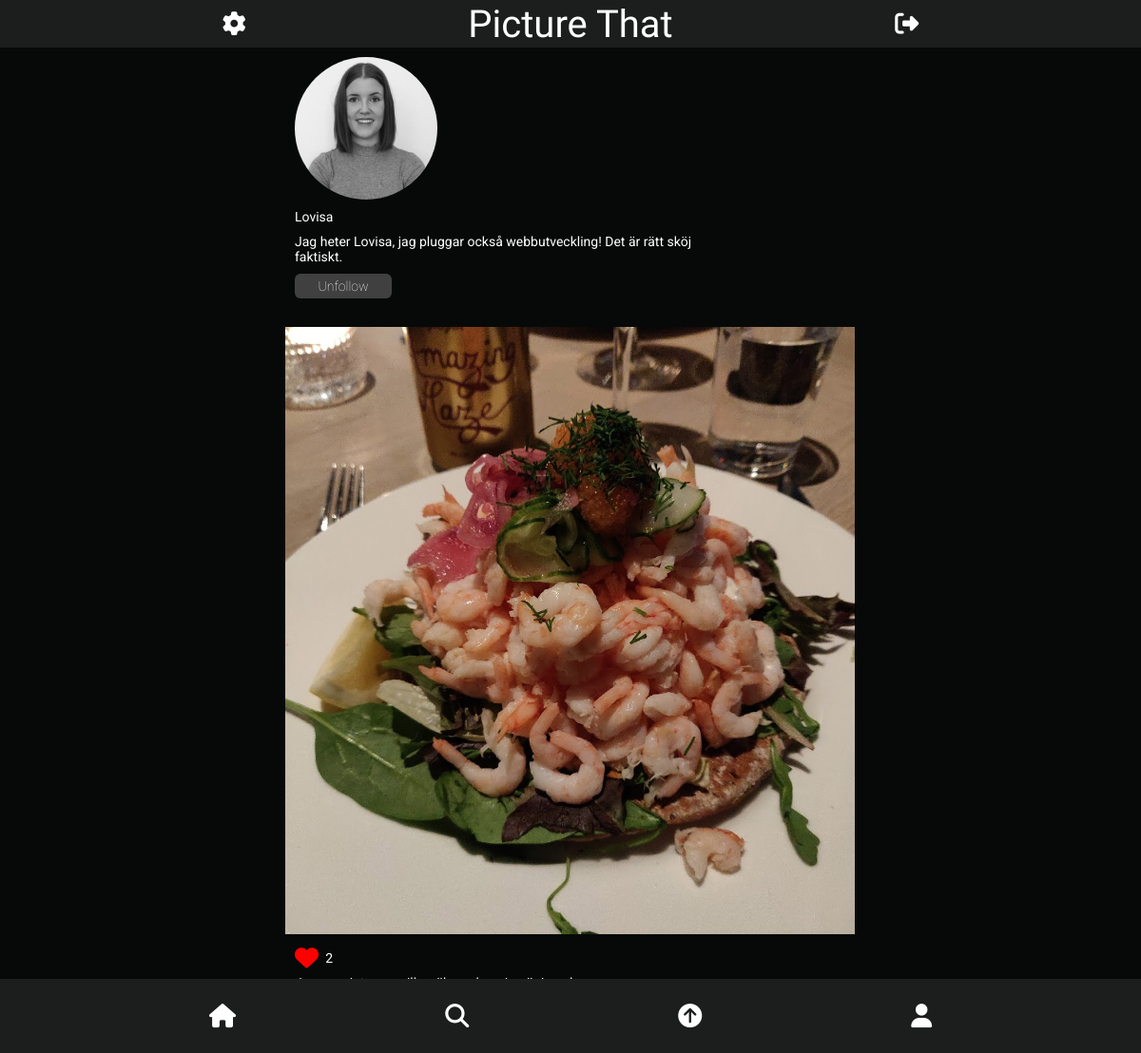
The app's page /profile.php?id=2 (signed in) with its own data.
### tables this page shows
CREATE TABLE users (
id INTEGER PRIMARY KEY,
fullname VARCHAR,
username VARCHAR,
email VARCHAR,
password VARCHAR,
profileimage VARCHAR,
biography VARCHAR);

CREATE TABLE posts (
id integer primary KEY
autoincrement,
postImage VARCHAR,
postContent VARCHAR,
createdAt VARCHAR,
userId INTEGER
);

### app/functions.php (called while the page is built, shortened)
<?php
function isLoggedIn(): bool
{
    return isset($_SESSION['user']);
}
function getUserById(int $id, PDO $pdo): array
{
    $statement = $pdo->prepare('SELECT * FROM users WHERE id = :id');
    $statement->execute([
        ':id' => $id
    ]);
    $user = $statement->fetch(PDO::FETCH_ASSOC);
    if ($user) {
        return $user;
    }
}
function getPostsByUser(int $id, object $pdo): array
{
    $statement = $pdo->prepare('SELECT * FROM posts WHERE userId = :userId ORDER BY createdAt DESC');
    $statement->bindParam(':userId', $id, PDO::PARAM_INT);
    $statement->execute();
    $posts = $statement->fetchAll(PDO::FETCH_ASSOC);
    return $posts;
}
function countLikes(int $postId, object $pdo): string
{
    $statement = $pdo->prepare('SELECT COUNT(*) FROM likes WHERE postId = :postId');
    $statement->bindParam(':postId', $postId, PDO::PARAM_INT);
    $statement->execute();
    $likes = $statement->fetch(PDO::FETCH_ASSOC);
    return $likes["COUNT(*)"];
}
function isLikedByUser(int $postId, int $userId, object $pdo): bool
{
    $statement = $pdo->prepare('SELECT * FROM likes WHERE postId = :postId AND userId = :userId');
    $statement->bindParam(':postId', $postId, PDO::PARAM_INT);
    $statement->bindParam(':userId', $userId, PDO::PARAM_INT);
    $statement->execute();
    $isLikedByUser = $statement->fetch(PDO::FETCH_ASSOC);
    return $isLikedByUser ? true : false;
}
function isFollowed(int $loggedInUserId, int $profileId, PDO $pdo): bool
{
        $query = 'SELECT * FROM followers WHERE profileId = :profileId AND followerId = :followerId';
        $statement = $pdo->prepare($query);
        $statement->execute([
            ':profileId' => $profileId,
            ':followerId' => $loggedInUserId
        ]);
        $isFollowed = $statement->fetch(PDO::FETCH_ASSOC);
        if ($isFollowed) {
            return true;
        } else {
            return false;
        }
}

### profile.php (the view, shortened to what this page needs)
<?php require __DIR__ . '/views/header.php'; ?>
<?php
$profileId = $_GET['id'];
$user = getUserById($profileId, $pdo);
$posts = getPostsByUser($profileId, $pdo);
$loggedInUserId = $_SESSION['user']['id']; ?>
<section class="profile-page">
    <div class="profile-info">
        <div class="profile-image">
            <?php if (isLoggedIn()) : ?>
                <img loading="lazy" class="profile-image-src" src="<?= 'app/users/images/' . $user['profileimage'] ?>" alt="Profile-image">
            <?php endif; ?>
        </div>
        <p class=> <?php echo $user['username'] ?></p>
        <div class="biography-profile-page">
            <?php if (isLoggedIn()) : ?>
                <p><?php echo $user['biography']; ?></p>
            <?php endif; ?>
        </div>
        <?php if ($profileId !== $loggedInUserId) : ?>
            <form class="follow-form" action="app/users/follows.php" method="post">
                <button class="follow-button">
                    <?php if (isFollowed($loggedInUserId, $profileId, $pdo)) : ?>
                        Unfollow
                    <?php else : ?>
                        Follow
                    <?php endif; ?>
                </button>
            </form>
        <?php endif; ?>
    </div>
    <?php if (isLoggedIn()) : ?>
        <div class="profile-wrapper">
            <?php foreach ($posts as $post) : ?>
                <div data-id="<?= $post['id'] ?>" class="profile-post">
                    <img loading="lazy" data-id="<?= $post['id'] ?>" class="profile-post-src" src="<?= 'app/posts/uploads/' . $post['postImage'] ?>" alt="">
                    <div data-id="<?= $post['id'] ?>" class="post-content ">
                        <?php $likes = countLikes($post['id'], $pdo) ?>
                        <?php $isLikedByUser = isLikedByUser($post['id'], $_SESSION['user']['id'], $pdo); ?>
                        <div class="info-bottom-image">
                            <div class="likes-position">
                                <form data-id="<?= $post['id'] ?>" class="like-form" action="app/posts/likes.php" method="post" enctype="multipart/form-data">
                                    <button data-id="<?= $post['id'] ?>" class=" button-liked like <?= $isLikedByUser ? '' : 'hidden' ?>" type=" submit" name="postId" value="<?= $post['id'] ?>"><i class="fas fa-heart"></i></button>
                                </form>
                                <p class="likeCount<?= $post['id'] ?>"><?php echo $likes ?></p>
                            </div>
                            <p class="content-bottom"><?php echo $post['postContent']; ?></p>
                            <p class="date-bottom"><?php $date = $post['createdAt'];
                                                    $currentDate = explode("-", $date);
                                                    echo $currentDate[0] . '-' . $currentDate[1] . '-' . $currentDate[2] ?></p>
                        </div>
                    </div>
                <?php endforeach; ?>
                </div>
            <?php endif; ?>
</section>
<?php require __DIR__ . '/views/footer.php'; ?>

### assets/styles/main.css (style rules this page uses)
* { margin: 0; padding: 0; box-sizing: border-box; font-size: 14px; font-family: "Roboto", sans-serif; }
body { width: 100vw; display: flex; flex-direction: column; align-items: center; justify-content: center; background-color: #070909; color: white; }
section { width: 100%; display: flex; flex-direction: column; align-items: center; justify-content: center; }

### assets/styles/profile.css (style rules this page uses)
.profile-page { width: 100%; margin-top: 50px; display: flex; justify-content: flex-start; }
.profile-image-src { margin: 0 10px; border-radius: 50%; display: flex; width: 100px; height: 100px; object-fit: cover; }
.info-bottom-image { margin: 10px 30px 10px 10px; }
.likes-position { width: 40px; display: flex; align-items: center; justify-content: space-between; margin-bottom: 5px; }
.biography-profile-page { width: 80%; }
.follow-form { margin: 0 10px; }
.profile-post-src { width: 100%; object-fit: cover; }
.profile-wrapper { width: 100vw; display: flex; flex-direction: row; flex-wrap: wrap; margin-bottom: 30px; margin-top: 15px; }
.profile-info { margin: 10px; width: 100%; }
.profile-info p { margin: 10px; }
.profile-post { margin-bottom: 5px; width: 100%; }

### assets/styles/footer.css (style rules this page uses)
i { font-size: 25px; color: white; }

### assets/styles/feed.css (style rules this page uses)
.content-bottom { margin-top: 5px; }
.date-bottom { margin-top: 5px; }

### assets/styles/buttons.css (style rules this page uses)
.submit-button, .follow-button { border: none; background: #404040; color: #ffffff; font-weight: 100; padding: 5px; border-radius: 6px; transition: all 0.3s ease 0s; width: 102px; }
.button-liked { background: none; border: none; }
.button-liked i { color: red; }

### assets/styles/desktopversion.css (style rules this page uses)
@media all and (min-width: 768px) { section { width: 50vw; } }
@media all and (min-width: 768px) { body { margin: auto; width: 50vw; } }
@media all and (min-width: 768px) { .profile-wrapper { width: 50vw; } }
@media all and (min-width: 768px) { .profile-image-src { width: 150px; height: 150px; } }
@media all and (min-width: 768px) { .profile-post-src { width: 100%; } }

### records on screen
users: profileimage (picture), username "Lovisa", biography "Jag heter Lovisa, jag pluggar också webbutveckling! Det är rätt sköj faktiskt."
posts: postImage (picture), $post['id'] 32 (drawn), likes "2"

### other values on screen
$config['title'] "Picture That"
